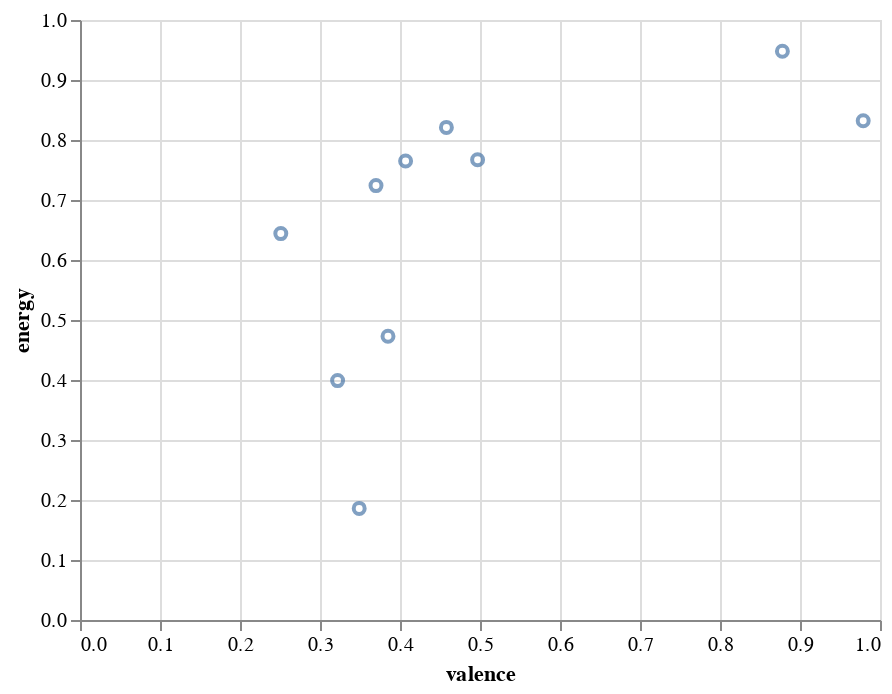

This figure's notebook cell:
### Code cell
#Energy vs. valence in boybands
alt.Chart(boyband_features).mark_point().encode(
    y="energy",
    x='valence'
)

### Figure 1 — Vega-Lite specification as saved in the notebook (floating-point values rounded to 4 significant figures)
{"config": {"view": {"continuousWidth": 400, "continuousHeight": 300}}, "data": {"name": "data-f946f1f3b52438b5ff925ae86e27405d"}, "mark": "point", "encoding": {"x": {"type": "quantitative", "field": "valence"}, "y": {"type": "quantitative", "field": "energy"}}, "$schema": "https://vega.github.io/schema/vega-lite/v4.8.1.json", "datasets": {"data-f946f1f3b52438b5ff925ae86e27405d": [{"artist": "Crosby, Stills & Nash", "album": "Greatest Hits", "track_name": "Suite: Judy Blue Eyes", "track_id": "2Jf0PGy9NzR1PTXvRFfaoE", "danceability": 0.454, "energy": 0.399, "key": 9, "loudness": -11.56, "mode": 1, "speechiness": 0.0429, "instrumentalness": 0, "liveness": 0.182, "valence": 0.322, "tempo": 154.2, "duration_ms": 444053, "time_signature": 4}, {"artist": "Simon & Garfunkel", "album": "Sounds Of Silence", "track_name": "April Come She Will", "track_id": "0djZ2ndRfAL69WYNra5jRC", "danceability": 0.489, "energy": 0.186, "key": 9, "loudness": -16.24, "mode": 1, "speechiness": 0.029, "instrumentalness": 0.000152, "liveness": 0.2, "valence": 0.349, "tempo": 102.2, "duration_ms": 109387, "time_signature": 4}, {"artist": "The Beach Boys", "album": "Smiley Smile (Remastered)", "track_name": "Good Vibrations - Remastered 2001", "track_id": "5t9KYe0Fhd5cW6UYT4qP8f", "danceability": 0.396, "energy": 0.473, "key": 10, "loudness": -7.67, "mode": 0, "speechiness": 0.0345, "instrumentalness": 0.000124, "liveness": 0.109, "valence": 0.385, "tempo": 133.4, "duration_ms": 219027, "time_signature": 4}, {"artist": "Florida Georgia Line", "album": "Here's To The Good Times", "track_name": "Cruise", "track_id": "5BhsEd82G0Mnim0IUH6xkT", "danceability": 0.457, "energy": 0.948, "key": 10, "loudness": -3.364, "mode": 1, "speechiness": 0.0354, "instrumentalness": 0, "liveness": 0.0536, "valence": 0.878, "tempo": 148.0, "duration_ms": 208960, "time_signature": 4}, {"artist": "The Chainsmokers", "album": "Paris", "track_name": "Paris", "track_id": "15vzANxN8G9wWfwAJLLMCg", "danceability": 0.646, "energy": 0.644, "key": 2, "loudness": -6.763, "mode": 1, "speechiness": 0.031, "instrumentalness": 0, "liveness": 0.0888, "valence": 0.251, "tempo": 100.0, "duration_ms": 221520, "time_signature": 4}, {"artist": "MKTO", "album": "MKTO", "track_name": "American Dream", "track_id": "3JMAdPq5TUOKBGsTATjLEH", "danceability": 0.554, "energy": 0.767, "key": 0, "loudness": -5.043, "mode": 1, "speechiness": 0.0497, "instrumentalness": 0, "liveness": 0.231, "valence": 0.497, "tempo": 122.8, "duration_ms": 225747, "time_signature": 4}, {"artist": "NEEDTOBREATHE", "album": "H A R D L O V E", "track_name": "HAPPINESS", "track_id": "7aag0fFgE9K1Gj8lJwQaGI", "danceability": 0.575, "energy": 0.765, "key": 9, "loudness": -6.608, "mode": 1, "speechiness": 0.0345, "instrumentalness": 0, "liveness": 0.331, "valence": 0.407, "tempo": 98.04, "duration_ms": 205773, "time_signature": 4}, {"artist": "OneRepublic", "album": "Oh My My", "track_name": "Heaven", "track_id": "1lFHaHvZeLf6XrOqX6iLlS", "danceability": 0.585, "energy": 0.724, "key": 10, "loudness": -6.658, "mode": 0, "speechiness": 0.0321, "instrumentalness": 0, "liveness": 0.105, "valence": 0.37, "tempo": 95.01, "duration_ms": 258947, "time_signature": 4}, {"artist": "Bastille", "album": "Quarter Past Midnight", "track_name": "Quarter Past Midnight", "track_id": "1etiUDkISHELzQGMY79ryt", "danceability": 0.504, "energy": 0.821, "key": 8, "loudness": -3.356, "mode": 1, "speechiness": 0.0598, "instrumentalness": 0, "liveness": 0.0418, "valence": 0.458, "tempo": 155.1, "duration_ms": 201799, "time_signature": 4}, {"artist": "Earth, Wind & Fire", "album": "The Best Of Earth, Wind & Fire Vol. 1", "track_name": "September", "track_id": "2grjqo0Frpf2okIBiifQKs", "danceability": 0.697, "energy": 0.832, "key": 9, "loudness": -7.264, "mode": 1, "speechiness": 0.0298, "instrumentalness": 0.00131, "liveness": 0.269, "valence": 0.979, "tempo": 125.9, "duration_ms": 215093, "time_signature": 4}]}}
